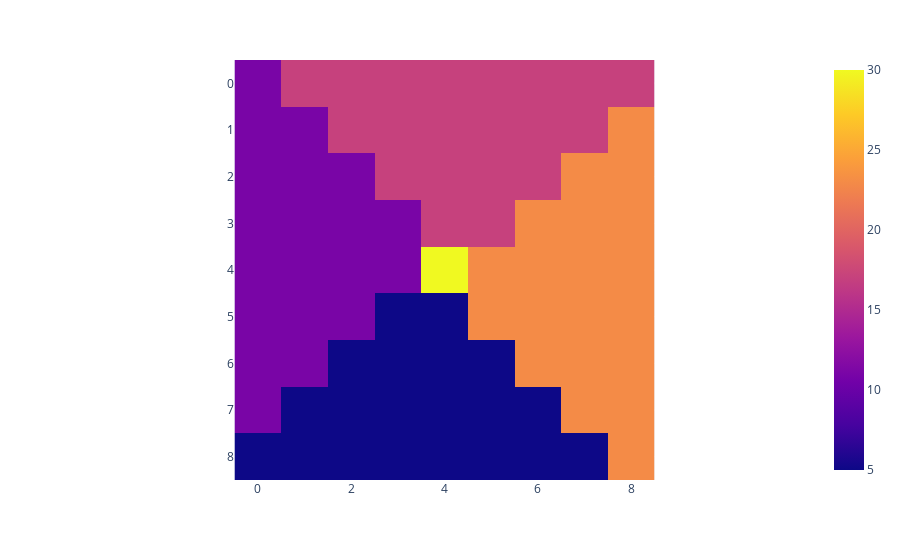

Notebook code for this chart:
### Code cell
RADIUS = 4
SIDE = 1 + 2 * RADIUS

mask = np.zeros((SIDE, SIDE))
mask[RADIUS][RADIUS] = 30

def rotate_ij(direction, i, j):
  match direction:
    case 0: return (i,  j)
    case 1: return (j,  -i)
    case 2: return (-i, -j)
    case 3: return (-j, i)

for direction in range(4):
  for i in range(1, RADIUS+1):
    for j in range(-i, +i):
      ii, jj = rotate_ij(direction, i, j)
      mask[RADIUS + ii][RADIUS + jj] = 5 + direction * 6

px.imshow(mask)

### Figure 1 — Plotly figure (JSON) as saved in the notebook; plotly's stock layout.template omitted (floating-point values rounded to 4 significant figures)
{"data": [{"coloraxis": "coloraxis", "hovertemplate": "x: %{x}<br>y: %{y}<br>color: %{z}<extra></extra>", "name": "0", "type": "heatmap", "xaxis": "x", "yaxis": "y", "z": [[11.0, 17.0, 17.0, 17.0, 17.0, 17.0, 17.0, 17.0, 17.0], [11.0, 11.0, 17.0, 17.0, 17.0, 17.0, 17.0, 17.0, 23.0], [11.0, 11.0, 11.0, 17.0, 17.0, 17.0, 17.0, 23.0, 23.0], [11.0, 11.0, 11.0, 11.0, 17.0, 17.0, 23.0, 23.0, 23.0], [11.0, 11.0, 11.0, 11.0, 30.0, 23.0, 23.0, 23.0, 23.0], [11.0, 11.0, 11.0, 5.0, 5.0, 23.0, 23.0, 23.0, 23.0], [11.0, 11.0, 5.0, 5.0, 5.0, 5.0, 23.0, 23.0, 23.0], [11.0, 5.0, 5.0, 5.0, 5.0, 5.0, 5.0, 23.0, 23.0], [5.0, 5.0, 5.0, 5.0, 5.0, 5.0, 5.0, 5.0, 23.0]]}], "layout": {"coloraxis": {"colorscale": [[0, "#0d0887"], [0.1111, "#46039f"], [0.2222, "#7201a8"], [0.3333, "#9c179e"], [0.4444, "#bd3786"], [0.5556, "#d8576b"], [0.6667, "#ed7953"], [0.7778, "#fb9f3a"], [0.8889, "#fdca26"], [1, "#f0f921"]]}, "margin": {"t": 60}, "xaxis": {"anchor": "y", "constrain": "domain", "domain": [0, 1], "scaleanchor": "y"}, "yaxis": {"anchor": "x", "autorange": "reversed", "constrain": "domain", "domain": [0, 1]}}}
